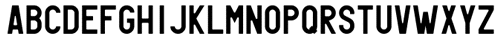
#> input picture chars/characters.png, 502 x 38 px, found by its file name; its folder holds 5 pictures in this run
$ python k-NEAR.py
#> lines starting #> are read from the running program, lines starting #| are printed output that depends on the picture; after the words box and inside, x2 and y2 are one past the last pixel; in counts of white or black regions, pixels touching at a corner belong together
import cv2
import numpy as np
import os
# ============================================================================

def extract_chars(img):
    bw_image = cv2.bitwise_not(img)
    contours = cv2.findContours(bw_image, cv2.RETR_EXTERNAL, cv2.CHAIN_APPROX_NONE)[1]

    char_mask = np.zeros_like(img)
    bounding_boxes = []
    for contour in contours:
        x,y,w,h = cv2.boundingRect(contour)
        x,y,w,h = x-2, y-2, w+4, h+4
        bounding_boxes.append((x,y,w,h))


    characters = []
    for bbox in bounding_boxes:
        x,y,w,h = bbox
        char_image = img[y:y+h,x:x+w]
        characters.append(char_image)

    return characters

# ============================================================================

def output_chars(chars, labels):
    for i, char in enumerate(chars):
        filename = "chars/%s.png" % labels[i]
        char = cv2.resize(char
            , None
            , fx=3
            , fy=3
            , interpolation=cv2.INTER_CUBIC)
        cv2.imwrite(filename, char)

# ============================================================================

if not os.path.exists("chars"):
    os.makedirs("chars")

img_digits = cv2.imread("digits.png", 0)
img_letters = cv2.imread("characters.png", 0)
#> img_letters is the input picture: shape (38, 502); min 0, max 255, mean 169.8

digits = extract_chars(img_digits)
#> digits = []
letters = extract_chars(img_letters)
#> in extract_chars (call 2), `bw_image = cv2.bitwise_not(img)`:
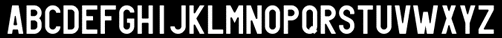
#> bw_image: shape (38, 502); min 0, max 255, mean 85.2
#> in extract_chars (call 2), `contours = cv2.findContours(bw_image, cv2.RETR_EXTERNAL, cv2.CHAIN_APP..`: contours = 26 contours; largest, box (x1, y1, x2, y2) and area: (413, 5, 439, 34) 435, (301, 5, 318, 34) 410, (63, 5, 79, 34) 404, (264, 5, 281, 34) 400, (26, 5, 42, 34) 399
#> the loop in extract_chars (call 2), `for contour in contours:` made 26 passes
#> (x, w) on passes 1 to 12: (476, 21), (458, 20), (439, 20), (411, 30), (392, 21), (374, 20), (355, 21), (336, 21), (318, 20), (299, 21), (281, 20), (262, 21)
#> after the loop in extract_chars (call 2), `for contour in contours:`: bounding_boxes = 26 items, first 6: (476, 3, 21, 33), (458, 3, 20, 33), (439, 3, 20, 33), (411, 3, 30, 33), (392, 3, 21, 33), (374, 3, 20, 33)
#> the loop in extract_chars (call 2), `for bbox in bounding_boxes:` made 26 passes
#> (bbox, x, w) on passes 1 to 12: ((476, 3, 21, 33), 476, 21), ((458, 3, 20, 33), 458, 20), ((439, 3, 20, 33), 439, 20), ((411, 3, 30, 33), 411, 30), ((392, 3, 21, 33), 392, 21), ((374, 3, 20, 33), 374, 20), ((355, 3, 21, 33), 355, 21), ((336, 3, 21, 33), 336, 21), ((318, 3, 20, 33), 318, 20), ((299, 3, 21, 33), 299, 21), ((281, 3, 20, 33), 281, 20), ((262, 3, 21, 33), 262, 21)
#> pass 1, in extract_chars (call 2), `char_image = img[y:y+h,x:x+w]`:
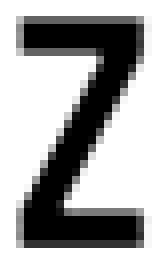
#> char_image: shape (33, 21) (shown 8 times larger); min 0, max 255, mean 171.5
#> pass 3, in extract_chars (call 2), `char_image = img[y:y+h,x:x+w]`:
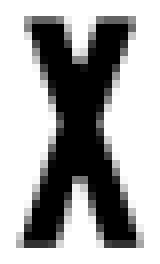
#> char_image: shape (33, 20) (shown 8 times larger); min 0, max 255, mean 164.9
#> after the loop in extract_chars (call 2), `for bbox in bounding_boxes:`: characters = 26 items
#> letters = 26 items

DIGITS = [0, 9, 8 ,7, 6, 5, 4, 3, 2, 1]
LETTERS = [chr(ord('A') + i) for i in range(25,-1,-1)]

output_chars(digits, DIGITS)
output_chars(letters, LETTERS)
#> the loop in output_chars (call 2), `for i, char in enumerate(chars):` made 26 passes
#> pass 1, in output_chars (call 2), `char = cv2.resize(char , None , fx=3 , fy=3 , interpolation=cv2.INTER_..`:
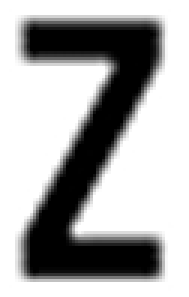
#> char: shape (99, 63) (shown 3 times larger); min 0, max 255, mean 171.2
#> pass 2, in output_chars (call 2), `char = cv2.resize(char , None , fx=3 , fy=3 , interpolation=cv2.INTER_..`:
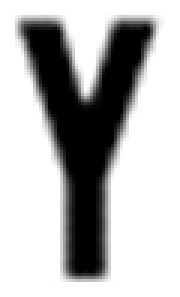
#> char: shape (99, 60) (shown 3 times larger); min 0, max 255, mean 181.4
#> pass 3, in output_chars (call 2), `char = cv2.resize(char , None , fx=3 , fy=3 , interpolation=cv2.INTER_..`:
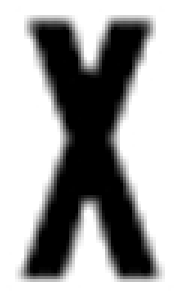
#> char: shape (99, 60) (shown 3 times larger); min 0, max 255, mean 164.8


CHARS = [chr(ord('0') + i) for i in range(10)] + [chr(ord('A') + i) for i in range(26)]

# ============================================================================

def load_char_images():
    characters = {}
    for char in CHARS:
        char_img = cv2.imread("chars/%s.png" % char, 0)
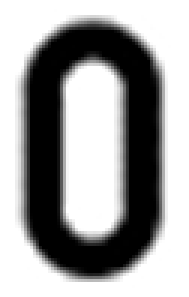
#> input picture chars/0.png, 63 x 99 px (shown 3 times larger)
#> char_img is the input picture: shape (99, 63); min 0, max 255, mean 159
        characters[char] = char_img
    return characters

# ============================================================================

characters = load_char_images()
#> characters = 36 items

samples =  np.empty((0,100))
for char in CHARS:
    char_img = characters[char]
#> (the run stopped early here; a loop or call above may not have finished)
